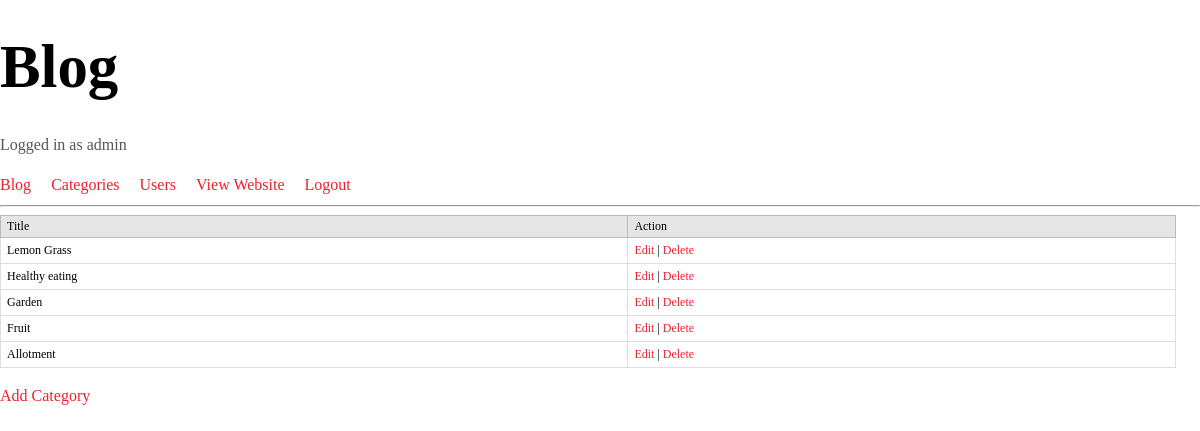
Page /admin/categories.php (signed in) on the committed database.
### tables this page shows
CREATE TABLE `blog_cats` (
  `catID` int(11) UNSIGNED NOT NULL,
  `catTitle` varchar(255) DEFAULT NULL,
  `catSlug` varchar(255) DEFAULT NULL
);

### admin/categories.php (the view, shortened to what this page needs)
<?php
require_once('../includes/config.php');
?>
<!doctype html>
<html lang="en">
<head>
  <link rel="stylesheet" href="../style/normalize.css">
  <link rel="stylesheet" href="../style/main.css">
</head>
<body>
	<div id="wrapper">
	<?php include('menu.php');?>
	<table>
	<tr>
		<th>Title</th>
		<th>Action</th>
	</tr>
	<?php
		try {
			$stmt = $db->query('SELECT catID, catTitle, catSlug FROM blog_cats ORDER BY catTitle DESC');
			while($row = $stmt->fetch()){
				echo '<tr>';
				echo '<td>'.$row['catTitle'].'</td>';
				?>
				<td>
					<a href="edit-category.php?id=<?php echo $row['catID'];?>">Edit</a> |
					<a href="javascript:delcat('<?php echo $row['catID'];?>','<?php echo $row['catSlug'];?>')">Delete</a>
				</td>
				<?php
				echo '</tr>';
			}
		} catch(PDOException $e) {
		    echo $e->getMessage();
		}
	?>
	</table>
	<p><a href='add-category.php'>Add Category</a></p>
</div>
</body>
</html>

### style/main.css (style rules this page uses)
#wrapper { margin:auto; overflow: auto; }
p,li { color: #555555; font-size: 16px; line-height: 1.5em; }
a { color: #EF1F2F; text-decoration: none; }
table { width:98%; text-align:left; border:1px solid #DDDDDD; font-size:12px; color:#000;background:#fff; margin-bottom:10px; }
table th { background-color:#E5E5E5; border:1px solid #BBBBBB; padding:3px 6px; font-weight:normal; color:#000; }
table tr td { border:1px solid #DDDDDD; padding:5px 6px; }

### rows in the picture
blog_cats: catTitle "Lemon Grass"
blog_cats: catTitle "Healthy eating"
blog_cats: catTitle "Garden"
blog_cats: catTitle "Fruit"
blog_cats: catTitle "Allotment"

### other values in the picture
$_SESSION['username'] "admin"
